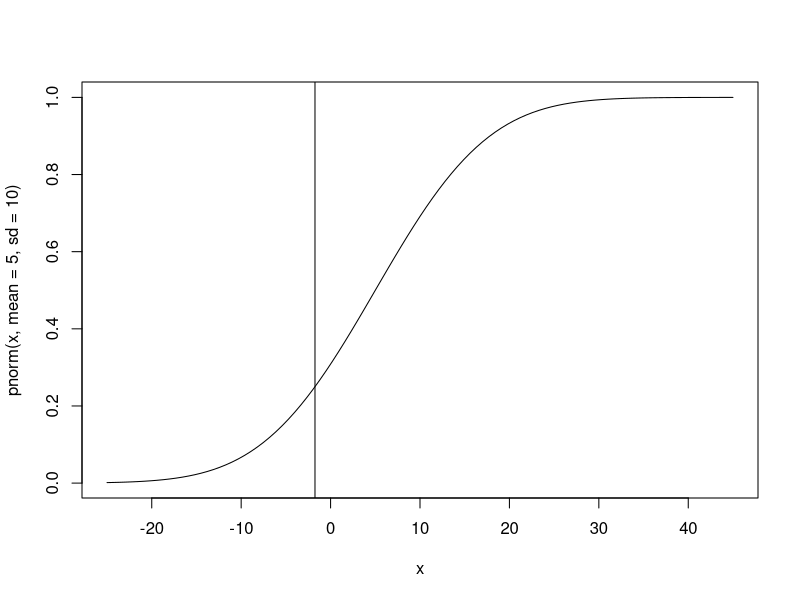

R code for this plot:
## ---- chunk 1
#' This function calculates the cumulative distribution for a guassian random variable. 
#' 
#' @param x The x variable is a vector of all the values being run through the function
#' @param mean This is the mean of the ditribution
#' @param var This is the variance of the distribution
#' 
#' @return cdf This w ill return the cdf of the normal distribution for a given set of numbers
pgauss<- function(x, mean, var){
  cdf<-rep(NA, length(x))
  for(i in 1:length(x)){
    cdf[i]<-integrate(f=function(x) dnorm(x, mean=mean, sd=sqrt(var)), lower=-Inf, upper=x[i])[[1]]
  
  }
    return(cdf)
}

## ---- chunk 2
1 - pgauss(3, 1, 2)

1- pnorm(3, mean=1, sd=sqrt(2))

## ---- chunk 3
curve(pnorm(x, mean = 5, sd = 10), from = -25, to = 45)
abline(v=qnorm(0.25, mean = 5, sd =10))
## ---- chunk 4
#'
#'
#'
#'
#'
#'

qgauss <- function(q, mean = 0, var=1){
  a.vector <- rep(0, length(q))
  for(i in 1:length(q)){
    a <- function(x) pgauss(x, mean, var) - q[i]
    a.vector[i] <- uniroot(a, c(mean-3*sqrt(var), mean+3*sqrt(var)))[[1]]
  }
  return(a.vector)
}
## ---- chunk 5
qgauss(0.25, 5, 100)
qnorm(0.25, mean=5, sd=10)
